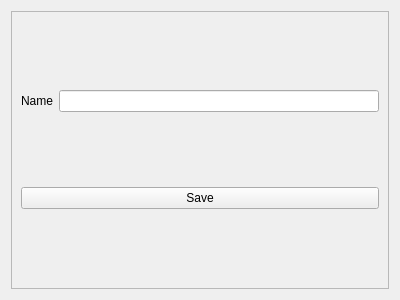
<?xml version="1.0" encoding="UTF-8"?>
<ui version="4.0">
 <class>randomFinal</class>
 <widget class="QWidget" name="randomFinal">
  <property name="geometry">
   <rect>
    <x>0</x>
    <y>0</y>
    <width>400</width>
    <height>300</height>
   </rect>
  </property>
  <property name="windowTitle">
   <string>Form</string>
  </property>
  <layout class="QGridLayout" name="gridLayout">
   <item row="0" column="1">
    <widget class="QFrame" name="frame">
     <property name="frameShape">
      <enum>QFrame::StyledPanel</enum>
     </property>
     <property name="frameShadow">
      <enum>QFrame::Raised</enum>
     </property>
     <layout class="QGridLayout" name="gridLayout_2">
      <item row="0" column="0">
       <layout class="QHBoxLayout" name="horizontalLayout">
        <item>
         <widget class="QLabel" name="label">
          <property name="text">
           <string>Name</string>
          </property>
         </widget>
        </item>
        <item>
         <widget class="QLineEdit" name="nameEdit"/>
        </item>
       </layout>
      </item>
      <item row="1" column="0">
       <widget class="QPushButton" name="saveButton">
        <property name="text">
         <string>Save</string>
        </property>
       </widget>
      </item>
     </layout>
    </widget>
   </item>
  </layout>
 </widget>
 <resources/>
 <connections/>
</ui>
